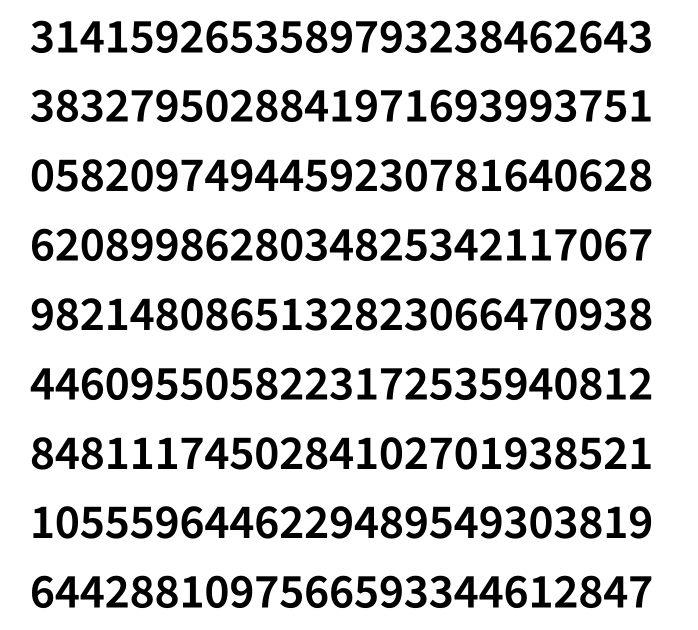
#> input picture train.png, 1396 x 1260 px (shown at 1/2 size)
$ jupyter execute --allow-errors train.ipynb   (older library calls are emulated)
#> lines starting #> are read from the running program, lines starting #| are printed output that depends on the picture; after the words box and inside, x2 and y2 are one past the last pixel; in counts of white or black regions, pixels touching at a corner belong together
[cell 1]
import cv2
import numpy as np
import matplotlib.pyplot as plt

# Training kNN
For kNN training first 225 digits of pi and some extra for LO detection were taken. The Font on Libre Link Up is Source Sans 3

Code inspired by https://stackoverflow.com/questions/9413216/simple-digit-recognition-ocr-in-opencv-python

[cell 2]
im = cv2.imread('train.png')
#> im is the input picture: shape (1260, 1396, 3); min 0, max 255, mean 210
im3 = im.copy()

gray = cv2.cvtColor(im,cv2.COLOR_BGR2GRAY)
blur = cv2.GaussianBlur(gray,(5,5),0)
thresh = cv2.adaptiveThreshold(blur,255,1,1,11,2)
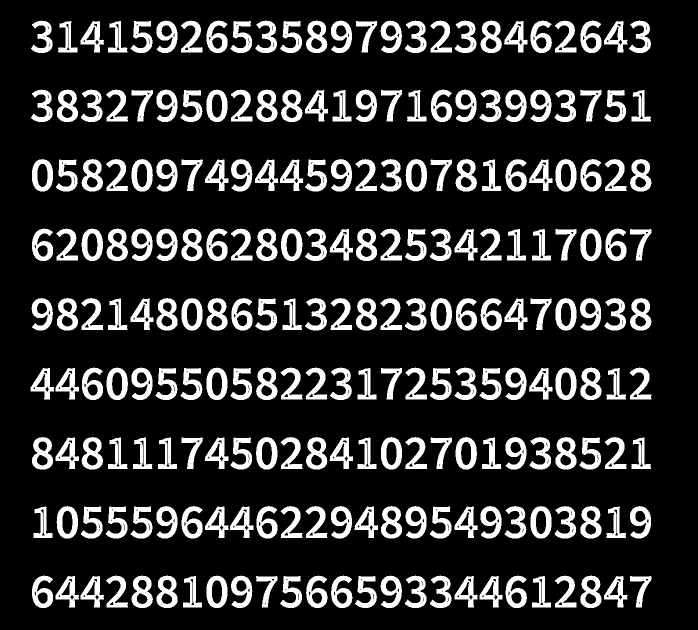
#> thresh: shape (1260, 1396) (shown at 1/2 size); 17.2% white; 225 white regions

#################      Now finding Contours         ###################

_, contours, _ = cv2.findContours(thresh,cv2.RETR_EXTERNAL, cv2.CHAIN_APPROX_SIMPLE)
#> contours = 225 contours; largest, box (x1, y1, x2, y2) and area: (1160, 457, 1203, 522) 2186, (263, 318, 306, 383) 2186, (811, 318, 854, 383) 2184, (113, 1012, 156, 1077) 2182, (911, 874, 954, 939) 2182

# Sort contours
bounding_rects = []
sorted_contrours = []

for cnt in contours:
    bounding_rects.append(cv2.boundingRect(cnt))
#> after the loop, bounding_rects = 225 items, first 6: (1260, 1152, 43, 63), (1208, 1152, 47, 63), (1064, 1152, 38, 63), (959, 1152, 46, 63), (909, 1152, 46, 63), (710, 1152, 44, 64)

bounding_rects.sort(key = lambda x: (round(x[1],-1), round(x[0],-1)))


samples =  np.empty((0,225))
chars = list('314159265358979323846264338327950288419716939937510582097494459230781640628620899862803482534211706798214808651328230664709384460955058223172535940812848111745028410270193852110555964462294895493038196442881097566593344612847L0123045L432L300LLL234LLL')
chars_dictionary = {
    '0': 0,
    '1': 1,
    '2': 2,
    '3': 3,
    '4': 4,
    '5': 5,
    '6': 6,
    '7': 7,
    '8': 8,
    '9': 9,
    'L': 10
}
responses = []


for idx, br in enumerate(bounding_rects):
    [x,y,w,h] = br

    im = cv2.rectangle(im,(x,y),(x+w,y+h),(0,0,255),2)
    im = cv2.putText(im,chars[idx],(x,y+h),1,3,(0,255,0),3)
    im = cv2.putText(im,f"{round(x,-1)}",(x,y),1,1,(0,0,255),2)
    im = cv2.putText(im,f"{round(y,-1)}",(x,y+h),1,1,(255,0,0),2)
    roi = thresh[y:y+h,x:x+w]
    roismall = cv2.resize(roi,(15,15))
    responses.append(int(chars_dictionary[chars[idx]]))

    sample = roismall.reshape((1,225))
    samples = np.append(samples,sample,0)
#> this loop made 225 passes
#> (x, y, w, h) on passes 1 to 3: (62, 41, 43, 65), (116, 42, 39, 63), (161, 42, 47, 63)
#> pass 1, `im = cv2.putText(im,f"{round(x,-1)}",(x,y),1,1,(0,0,255),2)`:
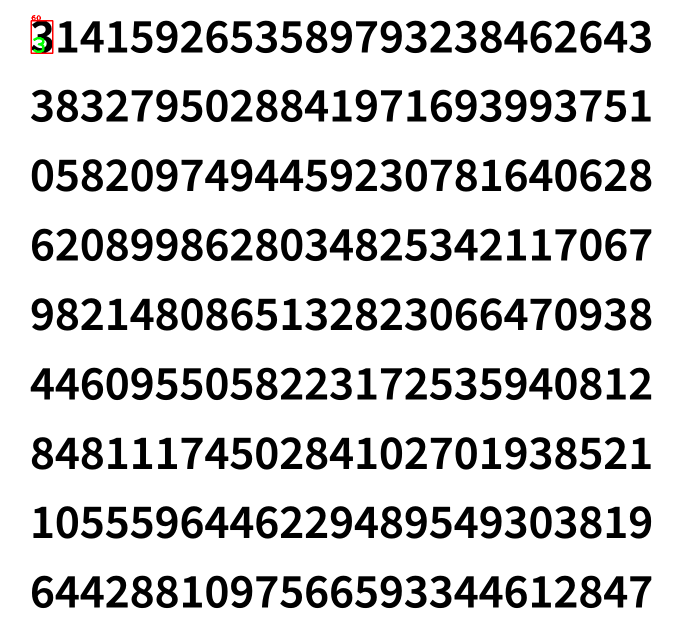
#> im: shape (1260, 1396, 3) (shown at 1/2 size); mean B, G, R 209.9, 209.9, 210
#> after the loop:
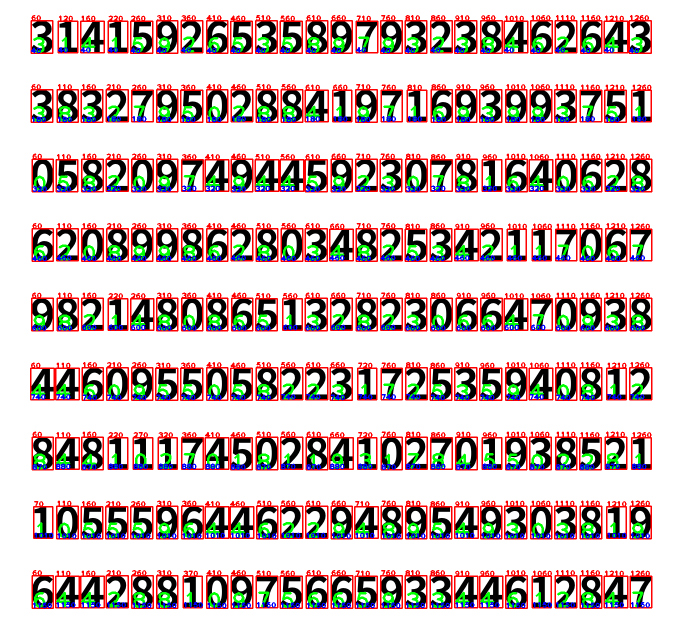
#> im: shape (1260, 1396, 3) (shown at 1/2 size); mean B, G, R 186.1, 189.4, 205.3
#> after the loop:
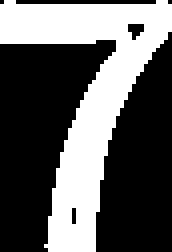
#> roi: shape (63, 43) (shown 4 times larger); 36.9% white; 1 white region, box (x1, y1, x2, y2) and area: (0, 0, 43, 63) 1000
#> after the loop:
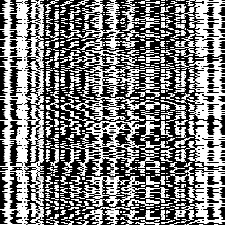
#> samples: shape (225, 225) float64; min 0, max 255, mean 124.5
#> after the loop, responses = 225 values, max 9 at index 5, min 0 at index 32, mean 4.53

responses = np.array(responses,np.float32)
responses = responses.reshape((responses.size,1))
print("training complete")

plt.figure(figsize=(20,20))
plt.imshow(im)
plt.show()
np.savetxt('generalsamples.data',samples)
np.savetxt('generalresponses.data',responses)
